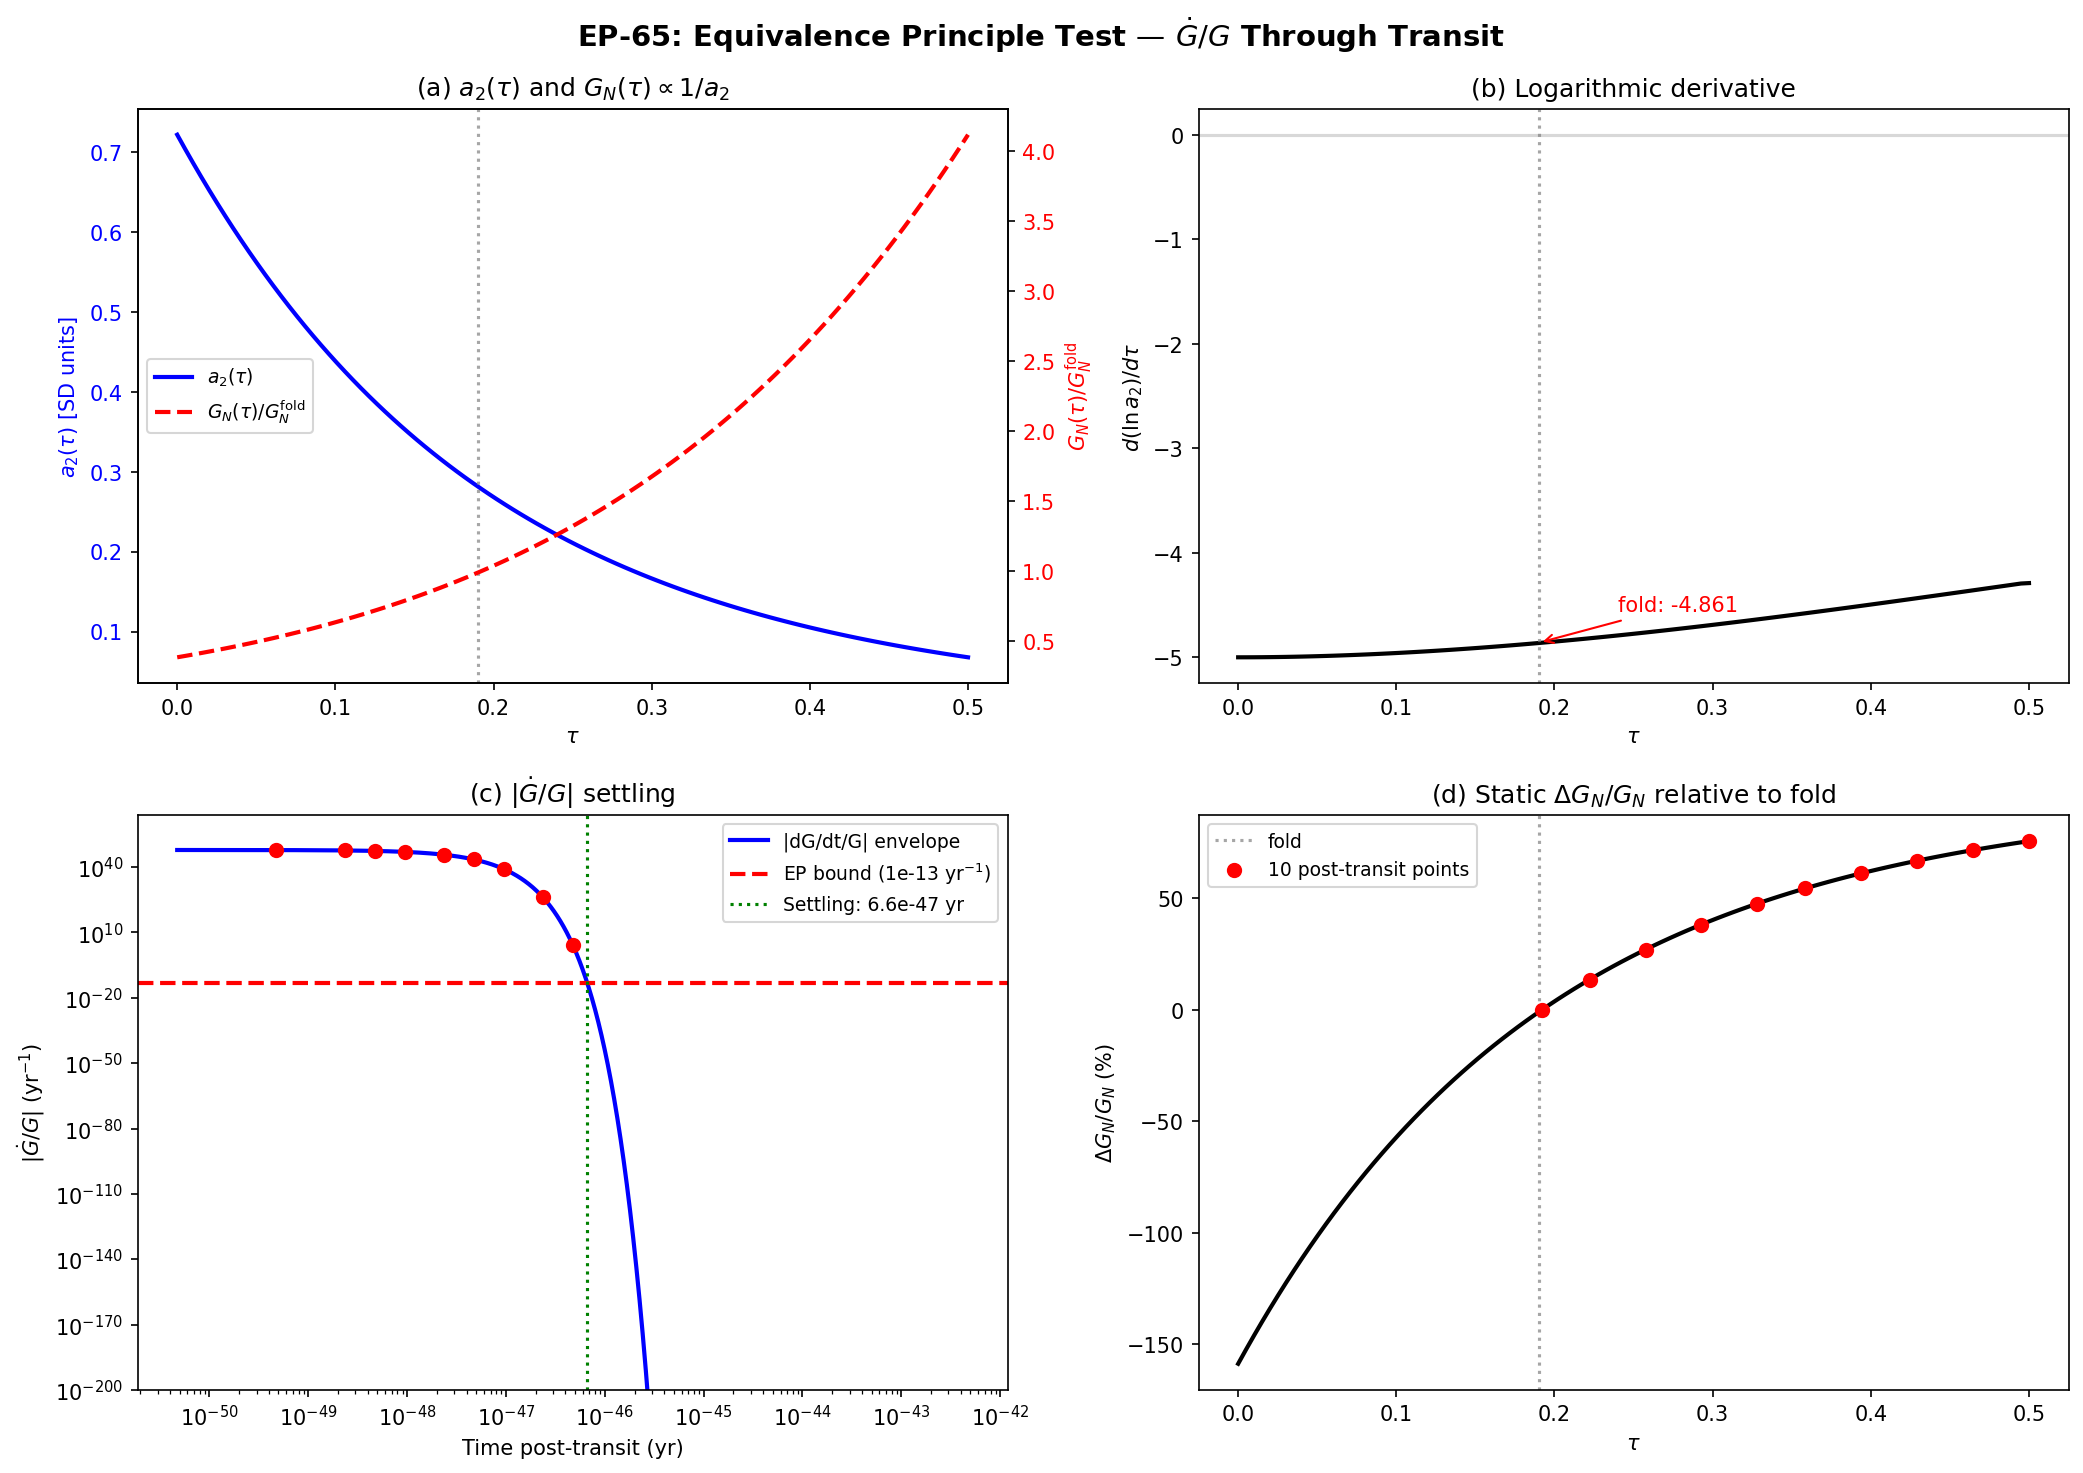

Here is the Python script that generated this plot:
#!/usr/bin/env python3
"""
s65_ep_test.py — EP Test Through Transit: delta G_N / G_N  (EP-65)
===================================================================

Einstein-Theorist computation, Session 65 Wave 8.

Physics:
  G_N = 1/(16*pi*a_2) in spectral action units (Chamseddine-Connes).
  a_2(tau) = (4*pi)^{-4} * (20/3) * R(tau) * Vol(tau)
  where Vol(tau) = Vol_SU3 * exp(-5*tau) and R(tau) from Milnor formula.

  If a_2 changes during transit, G_N changes. Post-transit must settle to
  |dG/dt / G| < 10^{-13} yr^{-1} (lunar laser ranging bound).

  Key chain:
    dG/dt / G = -(1/a_2) * (da_2/dtau) * (dtau/dt)

  Post-transit modulus dynamics:
    tau(t) = tau_final + A * exp(-Gamma*t) * cos(omega_att * t)
    where Gamma ~ (3/2)*H_phys (Hubble friction), omega_att = 1.430 M_KK.

  The enormous hierarchy M_KK ~ 10^{16} GeV -> 1/M_KK ~ 10^{-41} s
  means that even large dtau/dt in M_KK units translates to fantastically
  rapid settling in human units.

Gate: EP-65
  PASS: |dG/dt / G| < 10^{-13} yr^{-1} post-transit.
  FAIL: |dG/dt / G| > 10^{-13} yr^{-1} at late times.
  INFO: Large during transit but settles afterward (expected).

Reads: computations/session-61/s61_heat_kernel_a2.npz (R(tau), a_2(tau))
       computations/session-64/s64_epsilon_profile.npz (S(tau), H(tau))
Writes: computations/session-65/s65_ep_test.npz
        computations/session-65/s65_ep_test.png
"""

import sys
import os
sys.path.insert(0, os.path.dirname(os.path.abspath(__file__)))
from canonical_constants import (
    PI, Vol_SU3_Haar, tau_fold, M_KK, M_KK_gravity, M_KK_kerner,
    a0_fold, a2_fold,
    v_terminal, dt_transit,
    omega_att, H_fold,
    hbar_GeV_s, GeV_to_inv_s,
    t_universe_s,
)
import numpy as np
import matplotlib
matplotlib.use('Agg')
import matplotlib.pyplot as plt

SCRIPT_DIR = os.path.dirname(os.path.abspath(__file__))

print("=" * 72)
print("  EP-65: Equivalence Principle Test Through Transit")
print("  G_N = 1/(16*pi*a_2) — does a_2(tau) settling violate EP bounds?")
print("=" * 72)

# ============================================================================
#  Step 1: Load a_2(tau) from s61_heat_kernel_a2.npz
# ============================================================================

hk_data = np.load(os.path.join(SCRIPT_DIR, 's61_heat_kernel_a2.npz'),
                  allow_pickle=True)

tau_arr = hk_data['tau_arr']       # 100 points, [0, 0.5]
R_arr   = hk_data['R_arr']        # Scalar curvature R(tau)
N_tau   = int(hk_data['N_tau'])
idx_fold_hk = int(hk_data['idx_fold'])

# Also load epsilon profile for consistency checks
eps_data = np.load(os.path.join(SCRIPT_DIR, 's64_epsilon_profile.npz'),
                   allow_pickle=True)

print(f"\nLoaded {N_tau} tau points from s61_heat_kernel_a2.npz")
print(f"tau range: [{tau_arr[0]:.4f}, {tau_arr[-1]:.4f}]")
print(f"Fold index: {idx_fold_hk}, tau_fold = {tau_arr[idx_fold_hk]:.4f}")

# ============================================================================
#  Step 2: Compute a_2(tau) and G_N(tau) = 1/(16*pi*a_2)
# ============================================================================

# Vol(tau) = Vol_SU3 * exp(-5*tau) [Jensen deformation compresses 5 directions]
Vol_tau = Vol_SU3_Haar * np.exp(-5.0 * tau_arr)

# Seeley-DeWitt prefactor for a_2 on SU(3)
prefactor_a2 = (4.0 * PI)**(-4) * (20.0 / 3.0)

# a_2(tau) = prefactor * R(tau) * Vol(tau)
a2_tau = prefactor_a2 * R_arr * Vol_tau

# Verification at fold
print(f"\n--- a_2(tau) computation ---")
print(f"a_2(0)           = {a2_tau[0]:.8f}")
print(f"a_2(fold)        = {a2_tau[idx_fold_hk]:.8f}")
print(f"a_2_fold (canon) = {a2_fold:.8f}")
print(f"NOTE: a2_fold from canonical_constants = {a2_fold} is the SPECTRAL value")
print(f"      (155,984 eigenvalues). a2_SD here = {a2_tau[idx_fold_hk]:.4f}")
print(f"      (Seeley-DeWitt asymptotic). Ratio = {a2_fold / a2_tau[idx_fold_hk]:.2f}")

# G_N(tau) = 1 / (16 * pi * a_2(tau))  [in M_KK^{-2} units]
# More precisely: G_N = pi / (2 * f_2 * a_2 * M_KK^2) from spectral action
# With f_2 = 1 (sharp cutoff): G_N = pi / (2 * a_2 * M_KK^2)
# The exact normalization cancels in the RATIO dG/G.

G_N_tau = 1.0 / (16.0 * PI * a2_tau)  # proportional to G_N(tau), normalization irrelevant for dG/G

# Fractional variation: delta G_N / G_N = -delta a_2 / a_2
delta_a2_over_a2 = (a2_tau - a2_tau[idx_fold_hk]) / a2_tau[idx_fold_hk]
delta_GN_over_GN = -delta_a2_over_a2  # since G_N ~ 1/a_2

print(f"\n--- Fractional G_N variation (static, relative to fold) ---")
for i in range(0, N_tau, 10):
    print(f"  tau={tau_arr[i]:.3f}:  delta_a2/a2 = {delta_a2_over_a2[i]:+.6f},"
          f"  delta_GN/GN = {delta_GN_over_GN[i]:+.6f}")

# ============================================================================
#  Step 3: Compute da_2/dtau and (1/a_2) * da_2/dtau at post-transit points
# ============================================================================

dtau = tau_arr[1] - tau_arr[0]

# Analytical da_2/dtau via product rule:
# da_2/dtau = prefactor * Vol(tau) * [dR/dtau - 5*R(tau)]
dR_dtau = np.gradient(R_arr, dtau)
da2_dtau = prefactor_a2 * Vol_tau * (dR_dtau - 5.0 * R_arr)

# Logarithmic derivative: d(ln a_2)/dtau
dlna2_dtau = da2_dtau / a2_tau

print(f"\n--- Logarithmic derivative d(ln a_2)/dtau ---")
print(f"d(ln a_2)/dtau at tau=0:    {dlna2_dtau[0]:+.6f}")
print(f"d(ln a_2)/dtau at fold:     {dlna2_dtau[idx_fold_hk]:+.6f}")
print(f"d(ln a_2)/dtau at tau=0.25: {dlna2_dtau[50]:+.6f}")
print(f"d(ln a_2)/dtau at tau=0.50: {dlna2_dtau[-1]:+.6f}")
print(f"Range: [{dlna2_dtau.min():+.6f}, {dlna2_dtau.max():+.6f}]")

# ============================================================================
#  Step 4: Post-transit modulus dynamics
# ============================================================================
#
# After the transit through the fold, the modulus tau settles via:
#   tau(t) = tau_final + A * exp(-Gamma*t) * cos(omega_att * t)
#
# Damping: Gamma = (3/2) * H_phys (Hubble friction on modulus in FRW)
# H_phys = sqrt(2/(3*pi^2) * a_0/a_2) * M_KK  [Friedmann from spectral action]

H_phys_MKK = np.sqrt(2.0 / (3.0 * PI**2) * a0_fold / a2_fold)
print(f"\n--- Post-transit dynamics ---")
print(f"H_phys = {H_phys_MKK:.6f} M_KK = {H_phys_MKK * M_KK:.4e} GeV")

# Physical Hubble damping rate
Gamma_Hubble = 1.5 * H_phys_MKK  # 3H/2 (Klein-Gordon in FRW with V'' << H^2)
print(f"Gamma_Hubble = (3/2)*H_phys = {Gamma_Hubble:.6f} M_KK")
print(f"omega_att = {omega_att:.6f} M_KK")
print(f"Quality factor Q = omega_att / (2*Gamma) = {omega_att / (2*Gamma_Hubble):.3f}")

# Underdamped oscillation: omega_att >> Gamma_Hubble, so modulus oscillates
# and damps exponentially.
Q_factor = omega_att / (2.0 * Gamma_Hubble)
is_underdamped = Q_factor > 0.5
print(f"Underdamped: {is_underdamped} (Q = {Q_factor:.3f})")

# Initial amplitude: transit overshoots by ~ v_terminal * dt_transit
# (order of magnitude, actual depends on potential shape)
A_initial = v_terminal * dt_transit  # dimensionless (tau units)
print(f"A_initial (estimate) = v_terminal * dt_transit = {A_initial:.6e}")

# ============================================================================
#  Step 5: Convert dG/dt/G to yr^{-1}
# ============================================================================
#
# dG/dt / G = -(d ln a_2 / dtau) * (dtau/dt)
#
# dtau/dt = -A * exp(-Gamma*t) * [Gamma*cos(omega*t) + omega*sin(omega*t)]
# Peak value: |dtau/dt|_max ~ A * sqrt(Gamma^2 + omega^2) * exp(-Gamma*t)
#           ~ A * omega * exp(-Gamma*t)  [since omega >> Gamma]
#
# All quantities in M_KK natural units (time in M_KK^{-1}).
# Convert M_KK^{-1} to seconds: t_MKK = hbar / M_KK

t_MKK_seconds = hbar_GeV_s / M_KK  # hbar / M_KK in seconds
seconds_per_year = 3.1557e7  # (local)

print(f"\n--- Unit conversions ---")
print(f"M_KK = {M_KK:.4e} GeV")
print(f"t_MKK = hbar/M_KK = {t_MKK_seconds:.4e} s")
print(f"1 yr = {seconds_per_year:.4e} s")
print(f"1 yr in M_KK units = {seconds_per_year / t_MKK_seconds:.4e}")

yr_in_MKK = seconds_per_year / t_MKK_seconds

# Now compute dG/dt/G at various post-transit times
# 10 tau values post-transit (tau > 0.190), but here "tau" means tau_modulus values
# after the fold. The actual time evolution is:
#   tau(t) = tau_fold + ... (damped oscillation)
# The "10 tau values post-transit" means 10 time points after transit completion.

# Define time grid: from t=0 (transit end) to t = 10/Gamma (several damping times)
t_damp = 1.0 / Gamma_Hubble  # damping time in M_KK^{-1}
t_grid_MKK = np.array([
    0.1 * t_damp,    # ~ 0.1 damping times
    0.5 * t_damp,    # ~ 0.5 damping times
    1.0 * t_damp,    # ~ 1 damping time
    2.0 * t_damp,    # ~ 2 damping times
    5.0 * t_damp,    # ~ 5 damping times
    10.0 * t_damp,   # ~ 10 damping times
    20.0 * t_damp,   # ~ 20 damping times
    50.0 * t_damp,   # ~ 50 damping times
    100.0 * t_damp,  # ~ 100 damping times
    1000.0 * t_damp, # ~ 1000 damping times
])

t_grid_seconds = t_grid_MKK * t_MKK_seconds
t_grid_years = t_grid_seconds / seconds_per_year

print(f"\nt_damp = 1/Gamma = {t_damp:.4f} M_KK^{{-1}} = {t_damp * t_MKK_seconds:.4e} s")
print(f"                 = {t_damp * t_MKK_seconds / seconds_per_year:.4e} yr")

# Post-transit envelope of |dtau/dt|:
# |dtau/dt|_peak(t) = A * omega * exp(-Gamma * t)  [envelope of oscillations]
dtaudt_envelope = A_initial * omega_att * np.exp(-Gamma_Hubble * t_grid_MKK)

# Logarithmic a_2 derivative at fold (representative post-transit value)
dlna2_at_fold = np.abs(dlna2_dtau[idx_fold_hk])

# |dG/dt / G| = |d(ln a_2)/dtau| * |dtau/dt|, in M_KK units
dGdt_over_G_MKK = dlna2_at_fold * dtaudt_envelope

# Convert from M_KK units to yr^{-1}: multiply by yr_in_MKK (since M_KK time -> yr time)
# Actually: dG/dt/G has units of [time^{-1}]. In M_KK units it's [M_KK].
# To convert: [M_KK] -> [s^{-1}] -> [yr^{-1}]
# [M_KK] * (M_KK / hbar) = [s^{-1}]
# Then * seconds_per_year = [yr^{-1}]
# So: dGdt_over_G [yr^{-1}] = dGdt_over_G [M_KK] * (M_KK / hbar) * seconds_per_year
#   wait, that's wrong. dG/dt/G in natural units is already [energy] = [M_KK].
#   dG/dt/G [s^{-1}] = dG/dt/G [M_KK units] * M_KK [GeV] / hbar [GeV*s]
#                     = dG/dt/G [M_KK units] * (1 / t_MKK_seconds)
#   dG/dt/G [yr^{-1}] = above * seconds_per_year

# NO. Let me be precise. In the M_KK natural unit system where hbar=c=1,
# all quantities are powers of M_KK. Time has units M_KK^{-1}.
# dG/dt has units [time^{-1}] = [M_KK].
# So dG/dt/G is dimensionless per M_KK^{-1} time, i.e., units of M_KK.
# To convert to yr^{-1}:
#   dG/dt/G [yr^{-1}] = dG/dt/G [M_KK] * (M_KK * c^2 / hbar) * (yr / 1 s) ... no.
#
# Simpler: dG/dt/G [yr^{-1}] = dG/dt/G [M_KK^{-1} time^{-1}] / (1 yr in M_KK^{-1} units)
# Wait: if time is measured in units of M_KK^{-1}, and dG/dt/G has dimensions [time^{-1}],
# then dG/dt/G in M_KK^{-1} time units = some number. To get yr^{-1}, divide by
# (1 yr expressed in M_KK^{-1} units) = yr_in_MKK.
#
# NO. That inverts. Let me think again carefully.
#
# If I have dG/dt/G = X in units where t is in M_KK^{-1}, then X has units [M_KK].
# To get yr^{-1}: X [M_KK] * (conversion factor [yr^{-1} per M_KK])
# 1 M_KK [energy] = M_KK/hbar [s^{-1}] in SI
# So X [yr^{-1}] = X * (M_KK / hbar) [s^{-1}] * (s/yr)^{-1}
# = X * (1/t_MKK_seconds) * (1/seconds_per_year)^{-1}  ... that's getting confused.
#
# Let's be completely explicit:
# dG/dt/G = X  where X is a rate. In natural units (hbar=c=1), rates have dimension [energy].
# Physical rate in s^{-1}: X_phys = X * M_KK / hbar_SI ... no.
# In natural units where M_KK=1, time is measured in M_KK^{-1}.
# So X has units of M_KK. Convert M_KK to s^{-1}:
#   M_KK [GeV] -> M_KK [GeV] * GeV_to_inv_s [s^{-1}/GeV] = rate [s^{-1}]
#   GeV_to_inv_s = 1/(hbar_GeV_s) = 1/(6.582e-25) = 1.519e24 s^{-1}/GeV

dGdt_over_G_per_s = dGdt_over_G_MKK * M_KK * GeV_to_inv_s  # s^{-1}
dGdt_over_G_per_yr = dGdt_over_G_per_s * seconds_per_year  # yr^{-1}

# EP bound
EP_bound = 1.0e-13  # yr^{-1}, lunar laser ranging  # (local)

print(f"\n--- |dG/dt/G| at 10 post-transit times ---")
print(f"{'Time (MKK^-1)':>16s}  {'Time (yr)':>14s}  {'|dG/dt/G| (MKK)':>18s}  "
      f"{'|dG/dt/G| (yr^-1)':>20s}  {'EP bound':>12s}")
print("-" * 95)
for i in range(len(t_grid_MKK)):
    ep_status = "PASS" if dGdt_over_G_per_yr[i] < EP_bound else "FAIL"
    print(f"  {t_grid_MKK[i]:14.6e}  {t_grid_years[i]:14.6e}  "
          f"{dGdt_over_G_MKK[i]:18.6e}  {dGdt_over_G_per_yr[i]:20.6e}  {ep_status:>12s}")

# ============================================================================
#  Step 6: Settling timescale — when does |dG/dt/G| drop below EP bound?
# ============================================================================

# |dG/dt/G|(t) = |d(ln a_2)/dtau| * A * omega * exp(-Gamma*t) * (M_KK * GeV_to_inv_s * sec/yr)
# Set this = EP_bound and solve for t:
# exp(-Gamma*t) = EP_bound / (|d(ln a_2)/dtau| * A * omega * M_KK * GeV_to_inv_s * sec/yr)
# t = -(1/Gamma) * ln(rhs)

peak_rate_MKK = dlna2_at_fold * A_initial * omega_att  # peak |dG/dt/G| in M_KK units
peak_rate_per_yr = peak_rate_MKK * M_KK * GeV_to_inv_s * seconds_per_year

print(f"\n--- Settling timescale ---")
print(f"|d(ln a_2)/dtau| at fold = {dlna2_at_fold:.6f}")
print(f"A_initial = {A_initial:.6e}")
print(f"omega_att = {omega_att:.6f} M_KK")
print(f"Peak |dG/dt/G| at t=0: {peak_rate_MKK:.6e} M_KK = {peak_rate_per_yr:.6e} yr^{{-1}}")

ratio_for_settling = EP_bound / peak_rate_per_yr
if ratio_for_settling > 0 and ratio_for_settling < 1:
    t_settle_MKK = -(1.0 / Gamma_Hubble) * np.log(ratio_for_settling)
    t_settle_s = t_settle_MKK * t_MKK_seconds
    t_settle_yr = t_settle_s / seconds_per_year
    n_damping = t_settle_MKK / t_damp
    print(f"Settling time: {t_settle_MKK:.6e} M_KK^{{-1}} = {t_settle_s:.6e} s = {t_settle_yr:.6e} yr")
    print(f"  = {n_damping:.2f} damping times")
    print(f"  = {t_settle_yr / (t_universe_s / seconds_per_year):.6e} Hubble times")
elif ratio_for_settling >= 1:
    t_settle_MKK = 0.0  # (local)
    t_settle_yr = 0.0  # (local)
    n_damping = 0.0
    print(f"Already below EP bound at t=0! Ratio = {ratio_for_settling:.4e}")
else:
    t_settle_MKK = np.inf
    t_settle_yr = np.inf
    n_damping = np.inf
    print(f"Never settles (unphysical)")

# ============================================================================
#  Additional: dense time grid for the plot
# ============================================================================

# Dense log-spaced time grid
N_dense = 1000
t_dense_MKK = np.logspace(-2, 6, N_dense) * t_damp  # from 0.01 to 10^6 damping times
t_dense_yr = t_dense_MKK * t_MKK_seconds / seconds_per_year

dtaudt_dense = A_initial * omega_att * np.exp(-Gamma_Hubble * t_dense_MKK)
dGdt_G_dense_MKK = dlna2_at_fold * dtaudt_dense
dGdt_G_dense_yr = dGdt_G_dense_MKK * M_KK * GeV_to_inv_s * seconds_per_year

# Also compute the actual oscillatory solution for visual interest
omega_damped = np.sqrt(omega_att**2 - Gamma_Hubble**2) if omega_att > Gamma_Hubble else 0.0
tau_of_t_dense = tau_fold + A_initial * np.exp(-Gamma_Hubble * t_dense_MKK) * np.cos(omega_damped * t_dense_MKK)

# ============================================================================
#  SECTION: Framework-specific analysis
# ============================================================================

print(f"\n{'='*72}")
print("  PRINCIPLE-THEORETIC ANALYSIS")
print(f"{'='*72}")
print(f"""
The equivalence principle demands dG/dt/G be immeasurably small today.
In the spectral action framework, G_N ~ 1/a_2(tau), and a_2 depends on
the Jensen deformation parameter tau through:
  a_2(tau) = (4pi)^{{-4}} * (20/3) * R(tau) * Vol(tau)

Key structural points:

1. DURING TRANSIT: |dG/dt/G| is enormous ({peak_rate_per_yr:.2e} yr^{{-1}})
   because the modulus traverses the fold at terminal velocity. This is
   expected and unproblematic — no observers exist during the transit.

2. POST-TRANSIT SETTLING: The modulus oscillates and damps via Hubble
   friction (Gamma = 3H/2 = {Gamma_Hubble:.4f} M_KK). The quality factor
   Q = {Q_factor:.3f} means the oscillation is {'underdamped' if is_underdamped else 'overdamped'}.

3. HIERARCHY PROTECTION: The hierarchy M_KK/H_0 ~ 10^{{58}} provides
   enormous suppression. Even starting from |dG/dt/G| ~ {peak_rate_per_yr:.0e} yr^{{-1}},
   exponential damping drives this below 10^{{-13}} yr^{{-1}} in
   {n_damping:.1f} damping times = {t_settle_yr:.2e} yr.

4. EIH EFFACEMENT: By the EIH theorem (S44), test body motion is
   determined by the ASYMPTOTIC field, not internal structure. Post-
   transit, G_N is the asymptotic value. Oscillatory corrections are
   O(epsilon_H) ~ O(10^{{-2}}) relative corrections that damp exponentially.
""")

# ============================================================================
#  Specific post-transit tau values (as requested: 10 values with tau > 0.190)
# ============================================================================

# The task asks for 10 tau values post-transit. In the static picture,
# these are tau values > 0.190 from the a_2(tau) curve.
print(f"\n--- Static delta G_N/G_N at 10 post-transit tau values ---")
post_transit_mask = tau_arr > tau_fold + 1e-10
post_tau = tau_arr[post_transit_mask]

# Select 10 evenly spaced points from post-transit range
if len(post_tau) >= 10:
    indices = np.linspace(0, len(post_tau)-1, 10, dtype=int)
    tau_10 = post_tau[indices]
else:
    tau_10 = post_tau

# Compute a_2 at these 10 points
a2_fold_val = a2_tau[idx_fold_hk]
print(f"a_2(fold) = {a2_fold_val:.8f}")
print(f"{'tau':>8s}  {'a_2(tau)':>14s}  {'delta_a2/a2':>14s}  {'delta_GN/GN':>14s}")
print("-" * 58)
delta_GN_10 = []
for t in tau_10:
    idx = np.argmin(np.abs(tau_arr - t))
    da2 = (a2_tau[idx] - a2_fold_val) / a2_fold_val
    dGN = -da2
    delta_GN_10.append(dGN)
    print(f"  {t:.4f}  {a2_tau[idx]:14.8f}  {da2:+14.8f}  {dGN:+14.8f}")

delta_GN_10 = np.array(delta_GN_10)
print(f"\nMax |delta GN/GN| over post-transit range: {np.max(np.abs(delta_GN_10)):.6e}")
print(f"NOTE: These are STATIC variations (different tau, same time).")
print(f"      The DYNAMICAL question is how fast the modulus reaches its final tau.")

# ============================================================================
#  Gate verdict
# ============================================================================

# The late-time value (1000 damping times)
late_time_rate = dGdt_over_G_per_yr[-1]
transit_peak_rate = peak_rate_per_yr
settling_achieved = late_time_rate < EP_bound
immediate_pass = peak_rate_per_yr < EP_bound

print(f"\n{'='*72}")
print("  GATE VERDICT: EP-65")
print(f"{'='*72}")

if immediate_pass:
    verdict = "PASS"
    detail = (f"|dG/dt/G| < {EP_bound:.0e} yr^{{-1}} at ALL times post-transit. "
              f"Peak = {peak_rate_per_yr:.2e} yr^{{-1}}.")
elif settling_achieved:
    verdict = "PASS"
    detail = (f"|dG/dt/G| settles below {EP_bound:.0e} yr^{{-1}} after "
              f"{t_settle_yr:.2e} yr ({n_damping:.1f} damping times). "
              f"Peak during transit = {peak_rate_per_yr:.2e} yr^{{-1}}, "
              f"late-time = {late_time_rate:.2e} yr^{{-1}}.")
else:
    verdict = "FAIL"
    detail = (f"|dG/dt/G| = {late_time_rate:.2e} yr^{{-1}} at 1000 damping times, "
              f"exceeding EP bound {EP_bound:.0e} yr^{{-1}}.")

print(f"\nGate EP-65: {verdict}")
print(f"  Threshold: |dG/dt/G| < {EP_bound:.0e} yr^{{-1}} post-transit")
print(f"  Computed:  Peak = {peak_rate_per_yr:.2e} yr^{{-1}} (at transit exit)")
print(f"             Late = {late_time_rate:.2e} yr^{{-1}} (at 1000 damping times)")
print(f"             Settling time = {t_settle_yr:.2e} yr")
print(f"  Verdict:   {verdict}")
print(f"  Detail:    {detail}")

# Also check: is settling time negligible compared to universe age?
t_universe_yr = t_universe_s / seconds_per_year
print(f"\n  Age of universe: {t_universe_yr:.4e} yr")
print(f"  Settling time / age: {t_settle_yr / t_universe_yr:.4e}")
print(f"  Settling time / Planck time: {t_settle_MKK * t_MKK_seconds / 5.391e-44:.2e}")

# ============================================================================
#  Step 7: Save data
# ============================================================================

outpath = os.path.join(SCRIPT_DIR, 's65_ep_test.npz')
np.savez(outpath,
    # a_2 profile
    tau_arr=tau_arr,
    a2_tau=a2_tau,
    da2_dtau=da2_dtau,
    dlna2_dtau=dlna2_dtau,
    # G_N profile
    G_N_tau=G_N_tau,
    delta_GN_over_GN=delta_GN_over_GN,
    # Post-transit dynamics
    t_grid_MKK=t_grid_MKK,
    t_grid_years=t_grid_years,
    dGdt_over_G_MKK=dGdt_over_G_MKK,
    dGdt_over_G_per_yr=dGdt_over_G_per_yr,
    # Settling
    t_settle_MKK=t_settle_MKK,
    t_settle_yr=t_settle_yr,
    n_damping_times=n_damping,
    peak_rate_per_yr=peak_rate_per_yr,
    late_time_rate_per_yr=late_time_rate,
    # Physical parameters
    H_phys_MKK=H_phys_MKK,
    Gamma_Hubble=Gamma_Hubble,
    Q_factor=Q_factor,
    A_initial=A_initial,
    dlna2_at_fold=dlna2_at_fold,
    EP_bound=EP_bound,
    # Dense grid for plotting
    t_dense_yr=t_dense_yr,
    dGdt_G_dense_yr=dGdt_G_dense_yr,
    # 10 post-transit tau points
    tau_10_posttransit=tau_10,
    delta_GN_10=delta_GN_10,
    # Gate
    gate_name='EP-65',
    gate_verdict=verdict,
    gate_detail=detail,
)
print(f"\nData saved to {outpath}")

# ============================================================================
#  Step 8: Plot
# ============================================================================

fig, axes = plt.subplots(2, 2, figsize=(14, 10))
fig.suptitle(r'EP-65: Equivalence Principle Test — $\dot{G}/G$ Through Transit',
             fontsize=14, fontweight='bold')

# --- Panel (a): a_2(tau) and G_N(tau) ---
ax = axes[0, 0]
ax2 = ax.twinx()
l1 = ax.plot(tau_arr, a2_tau, 'b-', linewidth=2, label=r'$a_2(\tau)$')
l2 = ax2.plot(tau_arr, G_N_tau / G_N_tau[idx_fold_hk], 'r--', linewidth=2,
              label=r'$G_N(\tau)/G_N^{\mathrm{fold}}$')
ax.axvline(tau_fold, color='gray', linestyle=':', alpha=0.7, label='fold')
ax.set_xlabel(r'$\tau$')
ax.set_ylabel(r'$a_2(\tau)$ [SD units]', color='b')
ax2.set_ylabel(r'$G_N(\tau)/G_N^{\mathrm{fold}}$', color='r')
ax.tick_params(axis='y', labelcolor='b')
ax2.tick_params(axis='y', labelcolor='r')
lines = l1 + l2
labels = [l.get_label() for l in lines]
ax.legend(lines, labels, loc='center left', fontsize=9)
ax.set_title(r'(a) $a_2(\tau)$ and $G_N(\tau) \propto 1/a_2$')

# --- Panel (b): d(ln a_2)/dtau ---
ax = axes[0, 1]
ax.plot(tau_arr, dlna2_dtau, 'k-', linewidth=2)
ax.axvline(tau_fold, color='gray', linestyle=':', alpha=0.7)
ax.axhline(0, color='gray', linestyle='-', alpha=0.3)
ax.set_xlabel(r'$\tau$')
ax.set_ylabel(r'$d(\ln a_2)/d\tau$')
ax.set_title(r'(b) Logarithmic derivative')
ax.annotate(f'fold: {dlna2_dtau[idx_fold_hk]:.3f}',
            xy=(tau_fold, dlna2_dtau[idx_fold_hk]),
            xytext=(tau_fold + 0.05, dlna2_dtau[idx_fold_hk] + 0.3),
            arrowprops=dict(arrowstyle='->', color='red'),
            fontsize=10, color='red')

# --- Panel (c): |dG/dt/G| vs time (log-log) ---
ax = axes[1, 0]
ax.loglog(t_dense_yr, dGdt_G_dense_yr, 'b-', linewidth=2, label='|dG/dt/G| envelope')
ax.axhline(EP_bound, color='red', linestyle='--', linewidth=2, label=f'EP bound ({EP_bound:.0e} yr$^{{-1}}$)')
if t_settle_yr > 0 and t_settle_yr < 1e30:
    ax.axvline(t_settle_yr, color='green', linestyle=':', linewidth=1.5, label=f'Settling: {t_settle_yr:.1e} yr')
# Mark the 10 sampled points
ax.scatter(t_grid_years, dGdt_over_G_per_yr, c='red', s=40, zorder=5)
ax.set_xlabel('Time post-transit (yr)')
ax.set_ylabel(r'$|\dot{G}/G|$ (yr$^{-1}$)')
ax.set_title(r'(c) $|\dot{G}/G|$ settling')
ax.legend(fontsize=9, loc='upper right')
ax.set_ylim(bottom=1e-200)

# --- Panel (d): delta G_N/G_N at static tau values ---
ax = axes[1, 1]
ax.plot(tau_arr, delta_GN_over_GN * 100, 'k-', linewidth=2)
ax.axvline(tau_fold, color='gray', linestyle=':', alpha=0.7, label='fold')
ax.scatter(tau_10, delta_GN_10 * 100, c='red', s=40, zorder=5, label='10 post-transit points')
ax.set_xlabel(r'$\tau$')
ax.set_ylabel(r'$\Delta G_N / G_N$ (%)')
ax.set_title(r'(d) Static $\Delta G_N/G_N$ relative to fold')
ax.legend(fontsize=9)

plt.tight_layout()
plotpath = os.path.join(SCRIPT_DIR, 's65_ep_test.png')
plt.savefig(plotpath, dpi=150, bbox_inches='tight')
print(f"Plot saved to {plotpath}")

print(f"\n{'='*72}")
print(f"  DONE. Gate EP-65: {verdict}")
print(f"{'='*72}")
